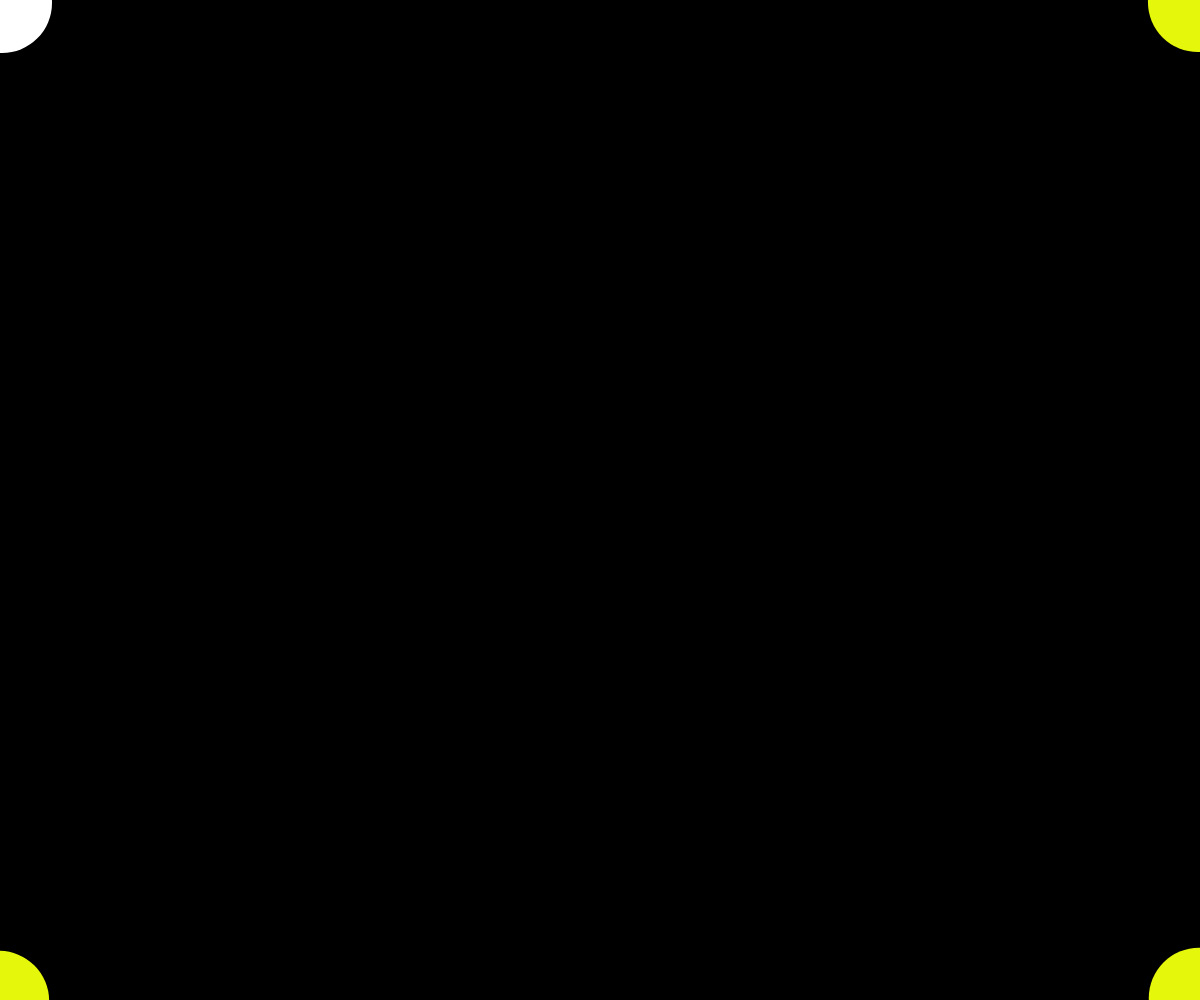
Frame 1 (no input)
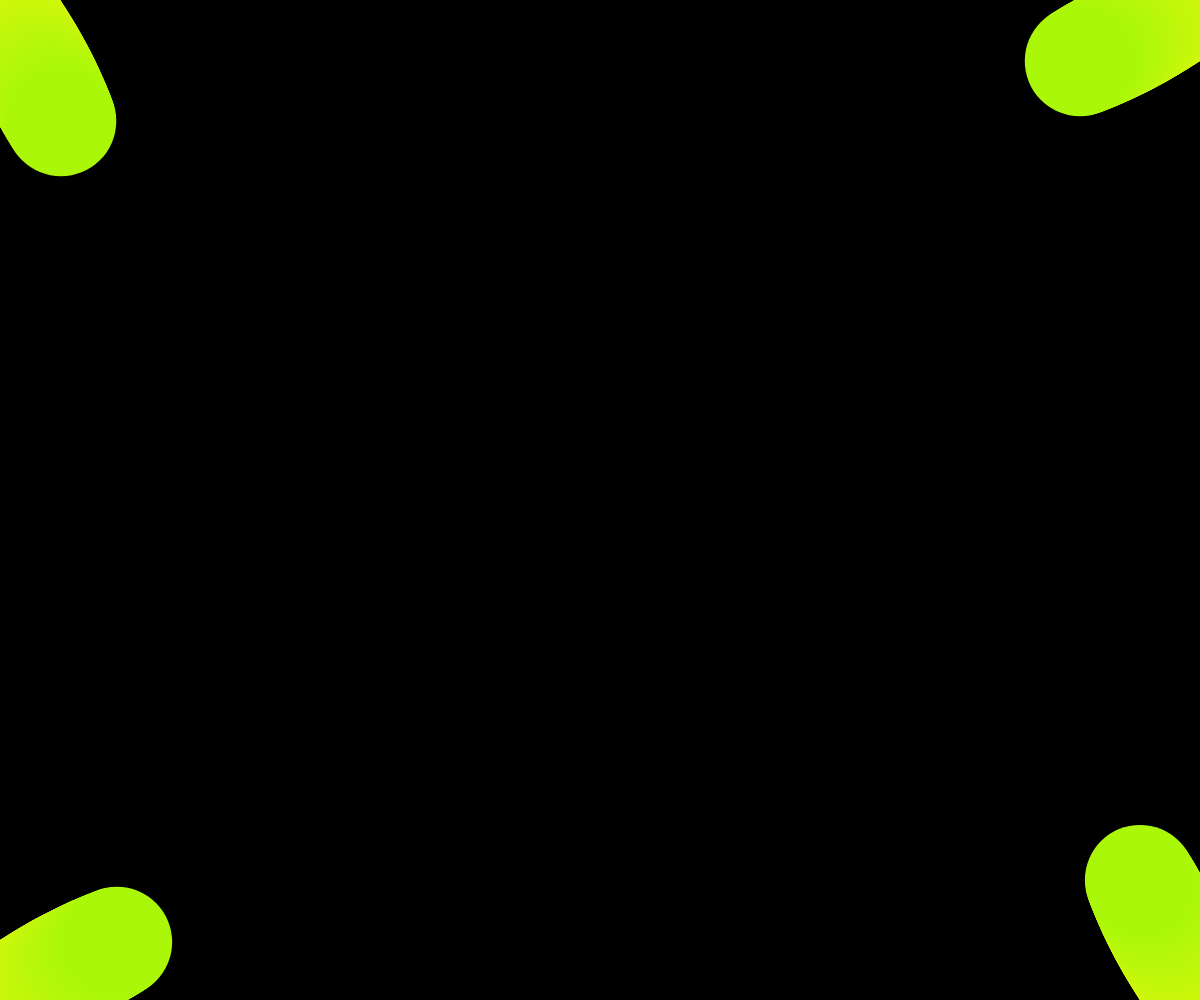
Frame 60 (no input)
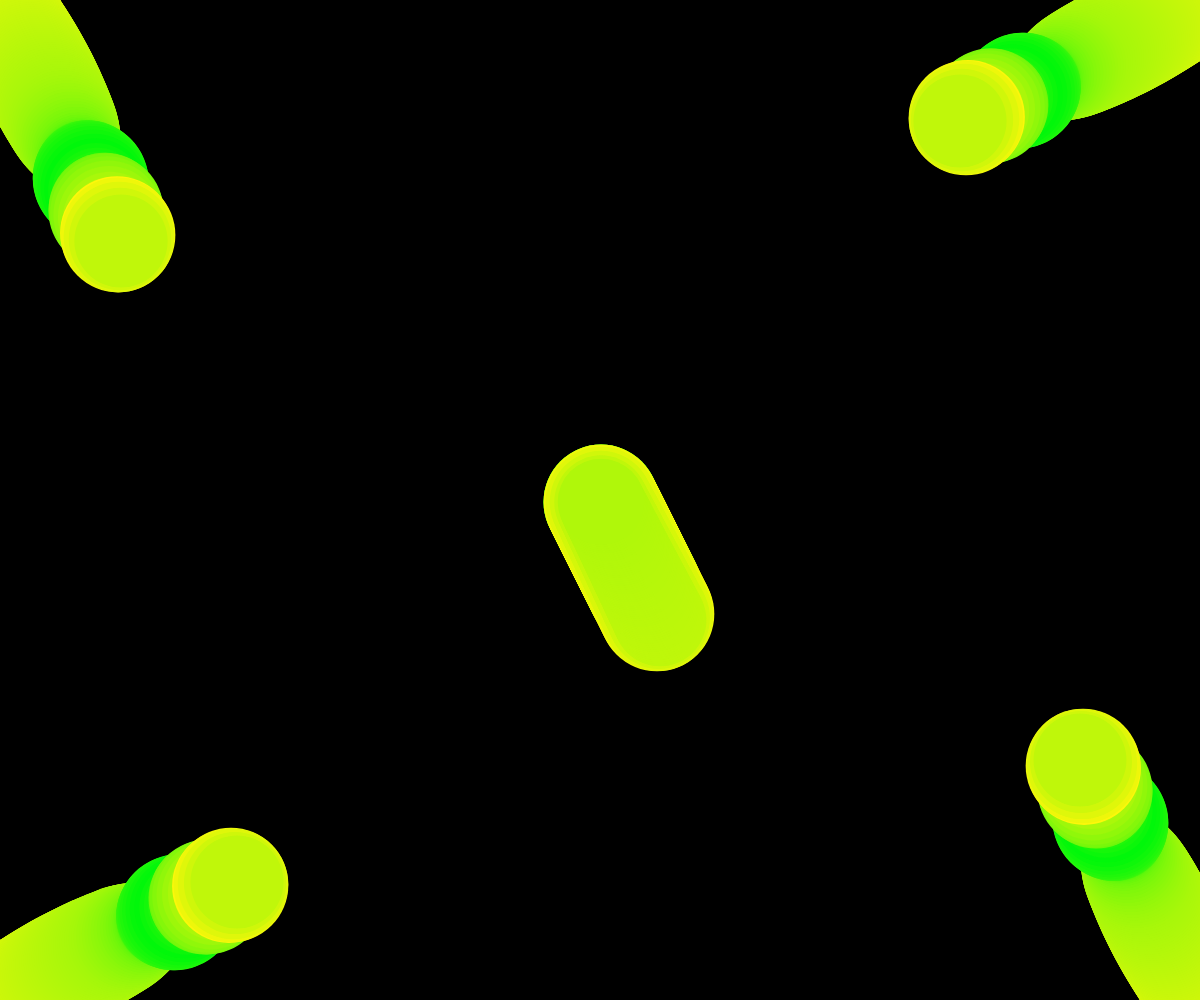
Frame 120 (the mouse pressed at the canvas centre since frame 60)

The p5.js sketch that drew these frames (run headless with seeded random() and noise() and a simulated clock; from frame 60 on, the mouse is pressed at the canvas centre):

// p5.js sketch
// ── sketch.js
class Ball {
    constructor(x, y, xDelta, yDelta, diameter) {
        this.x = x;
        this.y = y;
        this.xDelta = xDelta;
        this.yDelta = yDelta;
        this.diameter = diameter;
    }
}

let balls = [];

let diffIndex = 0;
let c = [
    Math.floor(Math.random() * 255),
    Math.floor(Math.random() * 255),
    Math.floor(Math.random() * 255)
];

let colorDeltas = [-1, -1, -1];

let step = 0;
let xSpeed = 15;
let ySpeed = 15;

function setup() {
    createCanvas(windowWidth, windowHeight);
    background(0, 0, 0);
    balls = [
        new Ball(1, 1, 1, 2, 100),
        new Ball(windowWidth, 1, -2, 1, 100),
        new Ball(1, windowHeight, -2, 1, 100),
        new Ball(windowWidth, windowHeight, -1, -2, 100)
    ];
}

function keyPressed() {
    if (keyCode === LEFT_ARROW) {
        xSpeed += 1;
    } else if (keyCode === RIGHT_ARROW) {
        xSpeed -= 1;
    } else if (keyCode === UP_ARROW) {
        ySpeed += 1;
    } else if (keyCode === DOWN_ARROW) {
        ySpeed -= 1;
    } else if (keyCode === ENTER) {
        ySpeed = 0;
        xSpeed = 0;
        createCanvas(windowWidth, windowHeight);
        background(0, 0, 0);

        while (balls.length > 4) {
            balls.pop();
        }
    } else if (keyCode === 189) {
        balls.pop();
        createCanvas(windowWidth, windowHeight);
        background(0, 0, 0);
    }
}

function draw() {
    noStroke();

    if (mouseIsPressed) {
        balls.push(new Ball(mouseX, mouseY, 1, 2, 100))
    }

    for (let ball of balls) {
        if (ball.x <= 0 || ball.x > windowWidth) {
            ball.xDelta *= -1;
        }
        if (ball.y <= 0 || ball.y > windowHeight) {
            ball.yDelta *= -1;
        }

        ball.x += ball.xDelta;
        ball.y += ball.yDelta;

        ellipse(
            ball.x,
            ball.y,
            ball.diameter + (sin(step / 100) * xSpeed),
            ball.diameter + (sin(step / 100) * ySpeed)
        );

        if (step % 4 == 0) {
            c[diffIndex] += colorDeltas[diffIndex];
        }

        step++;

        fill(c[0], c[1], c[2]);
    }

    if (c[diffIndex] <= 0) {
        colorDeltas[diffIndex] = 1;
        c[diffIndex] = 1;
        diffIndex = Math.floor(Math.random() * 3);
    } else if (c[diffIndex] >= 255) {
        colorDeltas[diffIndex] = -1;
        c[diffIndex] = 254;
        diffIndex = Math.floor(Math.random() * 3);
    }
}
